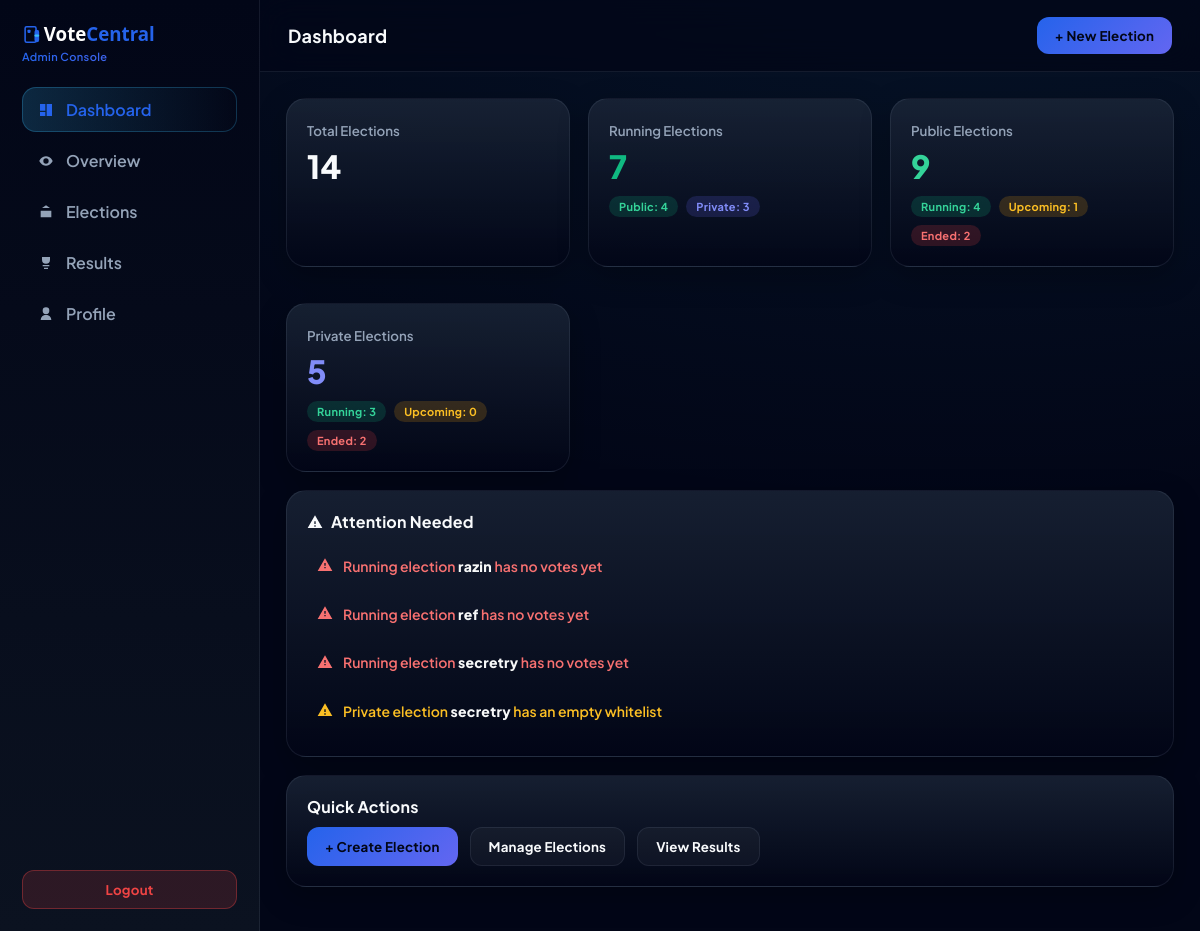
The app's page /admin/dashboard (signed in) with its own data.
### app.py (models this page shows)
class Election(db.Model):
    id = db.Column(db.Integer, primary_key=True)
    admin_id = db.Column(db.Integer, db.ForeignKey("admin.id"))
    name = db.Column(db.String(120))
    election_type = db.Column(db.String(20))  # public / private
    public_code = db.Column(db.String(20), nullable=True)
    start_time = db.Column(db.String(40), nullable=True)
    end_time = db.Column(db.String(40), nullable=True)
    result_visible = db.Column(db.Boolean, default=True)
    candidates = db.relationship("Candidate", backref="election", cascade="all,delete")
    votes = db.relationship("Vote", backref="election", cascade="all,delete")
    whitelist = db.relationship("VoterWhitelist", backref="election", cascade="all,delete")

### app.py (the view)
@app.route("/admin/dashboard")
def admin_dashboard():
    if not require_admin_login():
        return redirect("/")
    if "voter_logged" in session:
        flash("Voters cannot access admin panel")
        return redirect("/voter/dashboard")
    admin = db.session.get(Admin, session.get("admin_id"))
    elections = Election.query.filter_by(admin_id=admin.id).all()
    from datetime import datetime
    for e in elections:
        total_votes = Vote.query.filter_by(election_id=e.id).count()
        e.total_votes = total_votes
        e.is_upcoming = False
        e.is_running  = False
        e.is_ended    = False
        if e.start_time and e.end_time:
            start = datetime.fromisoformat(e.start_time)
            end   = datetime.fromisoformat(e.end_time)
            now   = datetime.now()
            if now < start:
                e.is_upcoming = True
            elif start <= now <= end:
                e.is_running = True
            else:
                e.is_ended = True
        results = []
        for c in e.candidates:
            vote_count = Vote.query.filter_by(candidate_id=c.id).count()
            if e.election_type == "private" and not election_has_ended(e):
                display_count = "—"
            else:
                display_count = vote_count
            results.append({
                "id": c.id,
                "candidate": c.name,
                "party": c.party,
                "description": c.description,
                "photo": f"/static/uploads/{c.photo}" if c.photo else None,
                "count": display_count,
                "raw_count": vote_count
            })
        visible_counts = [
            r["raw_count"]
            for r in results
            if isinstance(r["count"], int)
        ]
        if visible_counts:
            max_votes = max(visible_counts)
            for r in results:
                r["is_winner"] = (r["raw_count"] == max_votes and max_votes > 0)
        else:
            for r in results:
                r["is_winner"] = False
        e.results = results
    return render_template(
        "admin_dashboard.html",
        admin=admin,          # ← REQUIRED
        elections=elections,
        datetime=datetime
    )

### app.py (called while the page is built)
def election_has_ended(election):
    if not election.end_time:
        return False
    return datetime.now() >= datetime.fromisoformat(election.end_time)

def require_admin_login():
    if "admin_id" not in session or not session["admin_id"]:
        flash("Admin login required")
        return False
    return True

### templates/admin_dashboard.html (shortened to what this page needs)
<!DOCTYPE html>
<html lang="en">
<head>
</head>
<body>
<aside class="sidebar">
<div class="sidebar-brand">
  <img
    src="/static/uploads/votecentral-logo.svg"
    alt="VoteCentral"
    style="height:28px; display:block;"
  >
  <small style="display:block;font-size:11px;color:var(--muted);font-weight:600">
    Admin Console
  </small>
</div>
  <ul class="nav-menu">
    <li class="nav-item active" onclick="switchView('dashboard')">
  <svg class="icon" viewBox="0 0 24 24">
    <path d="M3 13h8V3H3v10zm10 8h8V3h-8v18zM3 21h8v-6H3v6z"/>
  </svg>
  Dashboard
</li>
    <li class="nav-item" onclick="switchView('overview')">
  <svg class="icon" viewBox="0 0 24 24">
    <path d="M12 5c-7 0-10 7-10 7s3 7 10 7 10-7 10-7-3-7-10-7zm0 11a4 4 0 1 1 0-8 4 4 0 0 1 0 8z"/>
  </svg>
  Overview
</li>
    <li class="nav-item" onclick="switchView('elections')">
  <svg class="icon" viewBox="0 0 24 24">
    <path d="M4 10h16v10H4V10zm8-8l6 4H6l6-4z"/>
  </svg>
  Elections
</li>
    <li class="nav-item" onclick="switchView('results')">
  <svg class="icon" viewBox="0 0 24 24">
    <path d="M6 3h12v4a6 6 0 0 1-12 0V3zm3 18h6v-2H9v2zm-2-4h10v-2H7v2z"/>
  </svg>
  Results
</li>
    <li class="nav-item" onclick="switchView('profile')">
  <svg class="icon" viewBox="0 0 24 24">
    <path d="M12 12a5 5 0 1 0-5-5 5 5 0 0 0 5 5zm-8 9a8 8 0 0 1 16 0z"/>
  </svg>
  Profile
</li>
  </ul>
  <div class="sidebar-footer">
<button class="btn btn-danger" style="width:100%" onclick="openLogoutConfirm()">
  Logout
</button>
  </div>
</aside>
<main class="main-wrapper">
<header class="top-header">
  <div class="header-title-group">
  <h2 id="view-title">Dashboard</h2>
</div>
  <div id="header-actions" style="display:flex;gap:10px">
  </div>
</header>
<section id="dashboard" class="view-container">
  <div class="stat-grid">
    <div class="card">
      <small>Total Elections</small>
      <h1>{{ elections|length }}</h1>
    </div>
    <div class="card">
      <small>Running Elections</small>
      <h1 style="color:var(--green)">
        {{ elections|selectattr("is_running")|list|length }}
      </h1>
      <div class="stat-breakdown">
        <span class="chip chip-public">
          Public:
          {{
            elections
            | selectattr("is_running")
            | selectattr("election_type","equalto","public")
            | list | length
          }}
        </span>
        <span class="chip chip-private">
          Private:
          {{
            elections
            | selectattr("is_running")
            | selectattr("election_type","equalto","private")
            | list | length
          }}
        </span>
      </div>
    </div>
    <div class="card">
      <small>Public Elections</small>
      <h1 style="color:#34d399">
        {{ elections|selectattr("election_type","equalto","public")|list|length }}
      </h1>
      <div class="stat-breakdown">
        <span class="chip chip-running">
          Running:
          {{
            elections
            | selectattr("election_type","equalto","public")
            | selectattr("is_running")
            | list | length
          }}
        </span>
        <span class="chip chip-upcoming">
          Upcoming:
          {{ elections
            | selectattr("election_type","equalto","public")
            | selectattr("is_upcoming")
            | list | length }}
        </span>
        <span class="chip chip-ended">
          Ended:
          {{
            elections
            | selectattr("election_type","equalto","public")
            | selectattr("is_ended")
            | list | length
          }}
        </span>
      </div>
    </div>
    <div class="card">
      <small>Private Elections</small>
      <h1 style="color:#818cf8">
        {{ elections|selectattr("election_type","equalto","private")|list|length }}
      </h1>
      <div class="stat-breakdown">
        <span class="chip chip-running">
          Running:
          {{
            elections
            | selectattr("election_type","equalto","private")
            | selectattr("is_running")
            | list | length
          }}
        </span>
        <span class="chip chip-upcoming">
          Upcoming:
          {{
            elections
            | selectattr("election_type","equalto","private")
            | selectattr("is_upcoming")
            | list | length
          }}
        </span>
        <span class="chip chip-ended">
          Ended:
          {{
            elections
            | selectattr("election_type","equalto","private")
            | selectattr("is_ended")
            | list | length
          }}
        </span>
      </div>
    </div>
  </div>
{% set alerts = [] %}
{% if alerts|length > 0 %}
<div class="card">
  <h3 style="display:flex;align-items:center;gap:8px">
  <svg class="icon" viewBox="0 0 24 24">
    <use href="#icon-alert-warning"></use>
  </svg>
  Attention Needed
</h3>
  <ul style="margin-top:10px;line-height:1.8;list-style:none;padding-left:0">
    {% for a in alerts %}
      <li
        class="alert-item alert-{{ a.level }}"
        onclick="handleDashboardAlert(
          '{{ a.action }}',
          '{{ a.id }}',
          '{{ a.name|default('') }}',
          '{{ a.start|default('') }}',
          '{{ a.end|default('') }}'
        )"
      >
        <span class="alert-icon">
  <svg class="icon" viewBox="0 0 24 24">
    <use href="#icon-alert-{{ a.icon }}"></use>
  </svg>
</span>
        <span class="alert-text">{{ a.text | safe }}</span>
      </li>
    {% endfor %}
  </ul>
</div>
{% endif %}
  <div class="card">
    <h3>Quick Actions</h3>
    <div style="display:flex;flex-wrap:wrap;gap:12px;margin-top:10px">
      <button class="btn btn-primary" onclick="openModal('createElectionModal')">
        + Create Election
      </button>
      <button class="btn btn-outline" onclick="switchView('elections')">
        Manage Elections
      </button>
      <button class="btn btn-outline" onclick="switchView('results')">
        View Results
      </button>
    </div>
  </div>
</section>
</main>
</body>
</html>

### records on screen
Election: text "Running election razin has no votes yet"
Election: text "Running election ref has no votes yet"
Election: text "Running election secretry has no votes yet", text "Private election secretry has an empty whitelist"

### other values on screen
{{ elections|length }} "14"
{{ elections|selectattr("is_running")|list|length }} "7"
{{ elections|selectattr("election_type","equalto","public")|list|length }} "9"
{{ elections|selectattr("election_type","equalto","private")|list|length }} "5"
